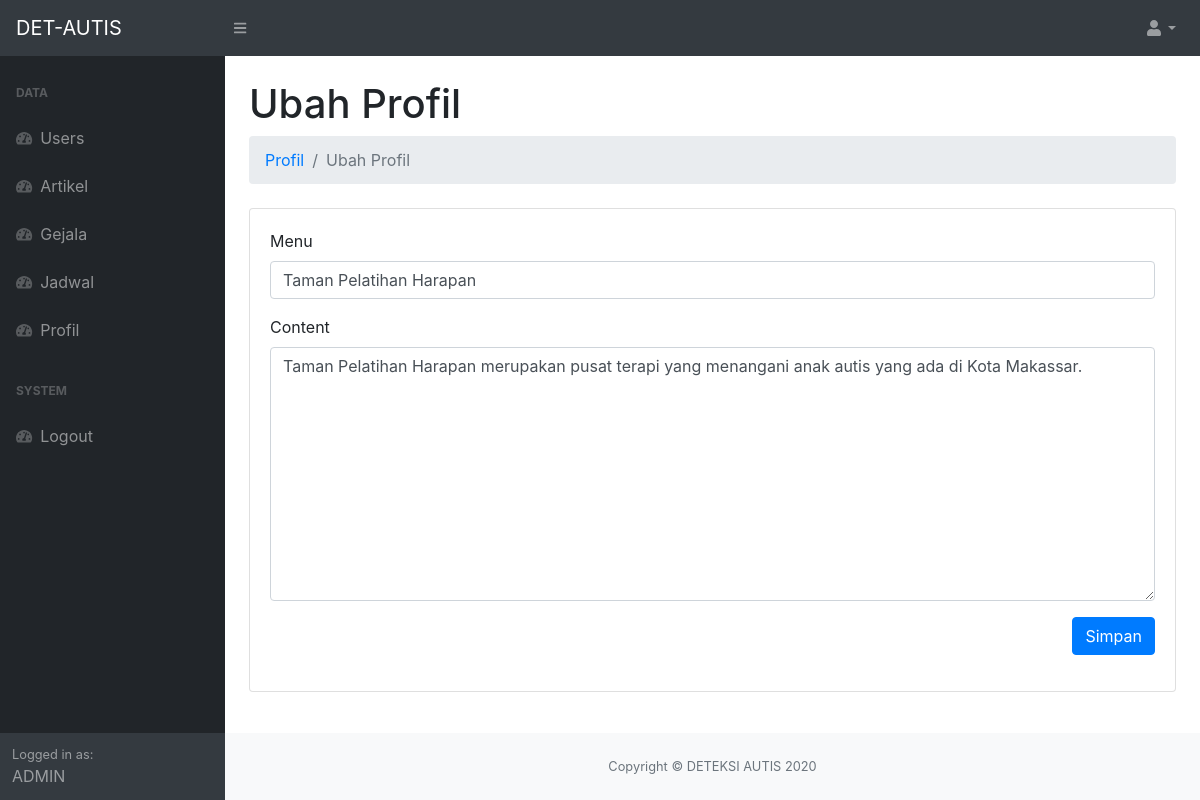
The app's page /admin/index.php?page=profil-ubah&id=4 (signed in) with its own data.
### tables this page shows
CREATE TABLE `profil` (
  `id` int(11) NOT NULL,
  `menu` varchar(128) NOT NULL,
  `content` text NOT NULL
);

### admin/Profil/ubah.php (the view, shortened to what this page needs)
<?php $id = $_GET['id'] ?>
<?php $getProfil = $koneksi->query("SELECT * FROM profil WHERE id = '$id'") ?>
<?php $dataProfil = $getProfil->fetch_assoc() ?>
<div class="container-fluid">
    <h1 class="mt-4">Ubah Profil</h1>
    <ol class="breadcrumb mb-4">
        <li class="breadcrumb-item"><a href="?page=profil">Profil</a></li>
        <li class="breadcrumb-item active">Ubah Profil</li>
    </ol>
    <div class="card mb-4">
        <div class="card-body">
            <form action="" method="post">
                <div class="form-group">
                    <label for="">Menu</label>
                    <input type="text" name="menu" class="form-control" value="<?= $dataProfil['menu'] ?>">
                </div>
                <div class="form-group">
                    <label for="">Content</label>
                   <textarea name="content" id="" cols="30" rows="10" class="form-control"><?= $dataProfil['content'] ?></textarea>
                </div>
                <div class="form-group text-right">
                    <button type="submit" name="simpan" class="btn btn-primary">Simpan</button>
                </div>
            </form>
        </div>
    </div>
</div>

### records on screen
profil: menu "Taman Pelatihan Harapan", content "Taman Pelatihan Harapan merupakan pusat terapi yang menangani anak autis yang ada di Kota Makassar."
